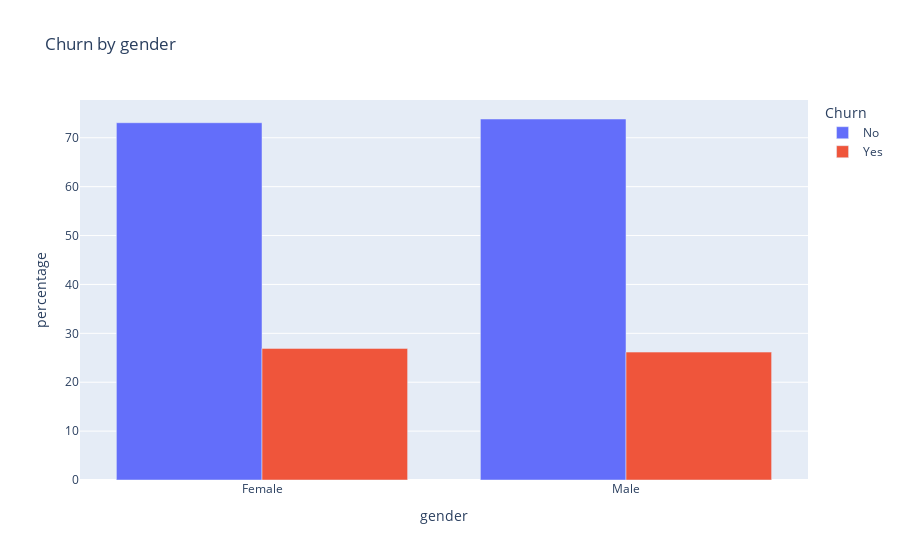
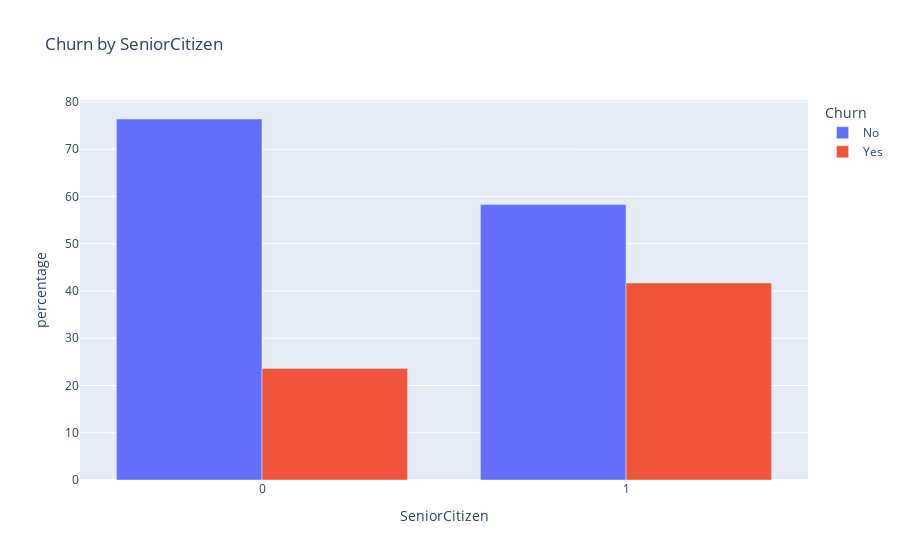
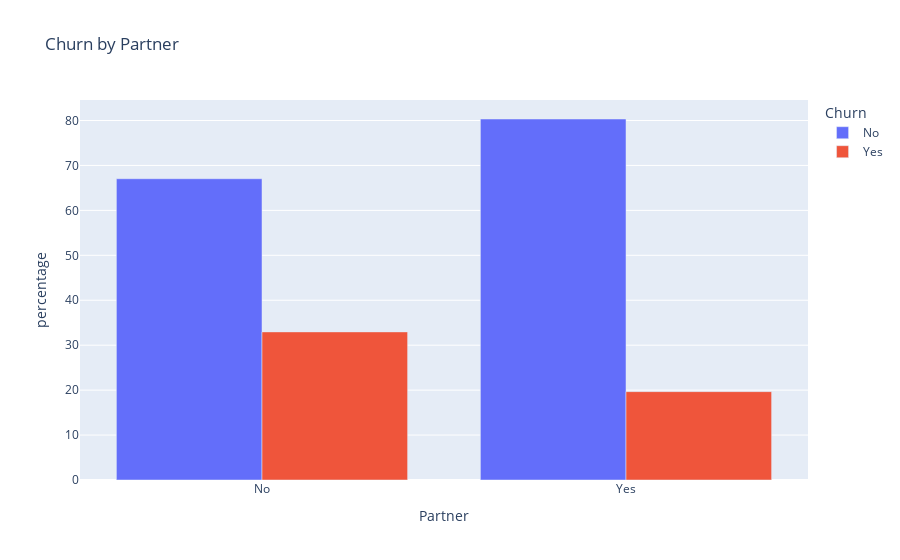
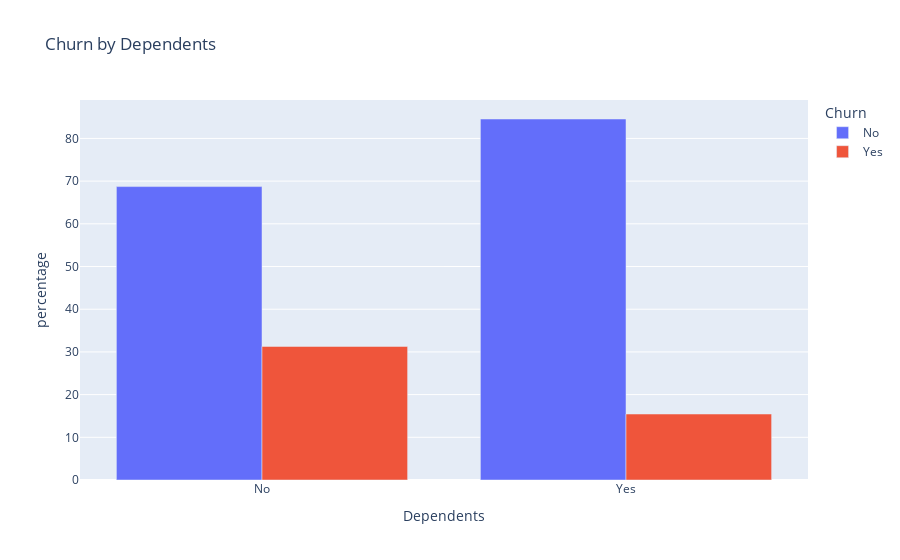

Notebook code for these charts, in order:
### Markdown cell above
## 4. Bivariate Analysis (Churn Drivers)

### Code cell
def plot_categorical_churn(col):
    temp = df.groupby(col)['Churn'].value_counts(normalize=True).rename('percentage').mul(100).reset_index()
    fig = px.bar(temp, x=col, y='percentage', color='Churn', barmode='group', title=f'Churn by {col}')
    fig.show()

# Demographic Factors
plot_categorical_churn('gender')
plot_categorical_churn('SeniorCitizen')
plot_categorical_churn('Partner')
plot_categorical_churn('Dependents')

### Figure 1 — Plotly figure (JSON) as saved in the notebook; plotly's stock layout.template omitted (floating-point values rounded to 4 significant figures)
{"data": [{"alignmentgroup": "True", "hovertemplate": "Churn=No<br>gender=%{x}<br>percentage=%{y}<extra></extra>", "legendgroup": "No", "marker": {"color": "#636efa", "pattern": {"shape": ""}}, "name": "No", "offsetgroup": "No", "orientation": "v", "showlegend": true, "textposition": "auto", "type": "bar", "x": ["Female", "Male"], "xaxis": "x", "y": [73.08, 73.84], "yaxis": "y"}, {"alignmentgroup": "True", "hovertemplate": "Churn=Yes<br>gender=%{x}<br>percentage=%{y}<extra></extra>", "legendgroup": "Yes", "marker": {"color": "#EF553B", "pattern": {"shape": ""}}, "name": "Yes", "offsetgroup": "Yes", "orientation": "v", "showlegend": true, "textposition": "auto", "type": "bar", "x": ["Female", "Male"], "xaxis": "x", "y": [26.92, 26.16], "yaxis": "y"}], "layout": {"barmode": "group", "legend": {"title": {"text": "Churn"}, "tracegroupgap": 0}, "title": {"text": "Churn by gender"}, "xaxis": {"anchor": "y", "domain": [0, 1], "title": {"text": "gender"}}, "yaxis": {"anchor": "x", "domain": [0, 1], "title": {"text": "percentage"}}}}

### Figure 2 — Plotly figure (JSON) as saved in the notebook; plotly's stock layout.template omitted (floating-point values rounded to 4 significant figures)
{"data": [{"alignmentgroup": "True", "hovertemplate": "Churn=No<br>SeniorCitizen=%{x}<br>percentage=%{y}<extra></extra>", "legendgroup": "No", "marker": {"color": "#636efa", "pattern": {"shape": ""}}, "name": "No", "offsetgroup": "No", "orientation": "v", "showlegend": true, "textposition": "auto", "type": "bar", "x": [0, 1], "xaxis": "x", "y": [76.39, 58.32], "yaxis": "y"}, {"alignmentgroup": "True", "hovertemplate": "Churn=Yes<br>SeniorCitizen=%{x}<br>percentage=%{y}<extra></extra>", "legendgroup": "Yes", "marker": {"color": "#EF553B", "pattern": {"shape": ""}}, "name": "Yes", "offsetgroup": "Yes", "orientation": "v", "showlegend": true, "textposition": "auto", "type": "bar", "x": [0, 1], "xaxis": "x", "y": [23.61, 41.68], "yaxis": "y"}], "layout": {"barmode": "group", "legend": {"title": {"text": "Churn"}, "tracegroupgap": 0}, "title": {"text": "Churn by SeniorCitizen"}, "xaxis": {"anchor": "y", "domain": [0, 1], "title": {"text": "SeniorCitizen"}}, "yaxis": {"anchor": "x", "domain": [0, 1], "title": {"text": "percentage"}}}}

### Figure 3 — Plotly figure (JSON) as saved in the notebook; plotly's stock layout.template omitted (floating-point values rounded to 4 significant figures)
{"data": [{"alignmentgroup": "True", "hovertemplate": "Churn=No<br>Partner=%{x}<br>percentage=%{y}<extra></extra>", "legendgroup": "No", "marker": {"color": "#636efa", "pattern": {"shape": ""}}, "name": "No", "offsetgroup": "No", "orientation": "v", "showlegend": true, "textposition": "auto", "type": "bar", "x": ["No", "Yes"], "xaxis": "x", "y": [67.04, 80.34], "yaxis": "y"}, {"alignmentgroup": "True", "hovertemplate": "Churn=Yes<br>Partner=%{x}<br>percentage=%{y}<extra></extra>", "legendgroup": "Yes", "marker": {"color": "#EF553B", "pattern": {"shape": ""}}, "name": "Yes", "offsetgroup": "Yes", "orientation": "v", "showlegend": true, "textposition": "auto", "type": "bar", "x": ["No", "Yes"], "xaxis": "x", "y": [32.96, 19.66], "yaxis": "y"}], "layout": {"barmode": "group", "legend": {"title": {"text": "Churn"}, "tracegroupgap": 0}, "title": {"text": "Churn by Partner"}, "xaxis": {"anchor": "y", "domain": [0, 1], "title": {"text": "Partner"}}, "yaxis": {"anchor": "x", "domain": [0, 1], "title": {"text": "percentage"}}}}

### Figure 4 — Plotly figure (JSON) as saved in the notebook; plotly's stock layout.template omitted (floating-point values rounded to 4 significant figures)
{"data": [{"alignmentgroup": "True", "hovertemplate": "Churn=No<br>Dependents=%{x}<br>percentage=%{y}<extra></extra>", "legendgroup": "No", "marker": {"color": "#636efa", "pattern": {"shape": ""}}, "name": "No", "offsetgroup": "No", "orientation": "v", "showlegend": true, "textposition": "auto", "type": "bar", "x": ["No", "Yes"], "xaxis": "x", "y": [68.72, 84.55], "yaxis": "y"}, {"alignmentgroup": "True", "hovertemplate": "Churn=Yes<br>Dependents=%{x}<br>percentage=%{y}<extra></extra>", "legendgroup": "Yes", "marker": {"color": "#EF553B", "pattern": {"shape": ""}}, "name": "Yes", "offsetgroup": "Yes", "orientation": "v", "showlegend": true, "textposition": "auto", "type": "bar", "x": ["No", "Yes"], "xaxis": "x", "y": [31.28, 15.45], "yaxis": "y"}], "layout": {"barmode": "group", "legend": {"title": {"text": "Churn"}, "tracegroupgap": 0}, "title": {"text": "Churn by Dependents"}, "xaxis": {"anchor": "y", "domain": [0, 1], "title": {"text": "Dependents"}}, "yaxis": {"anchor": "x", "domain": [0, 1], "title": {"text": "percentage"}}}}
